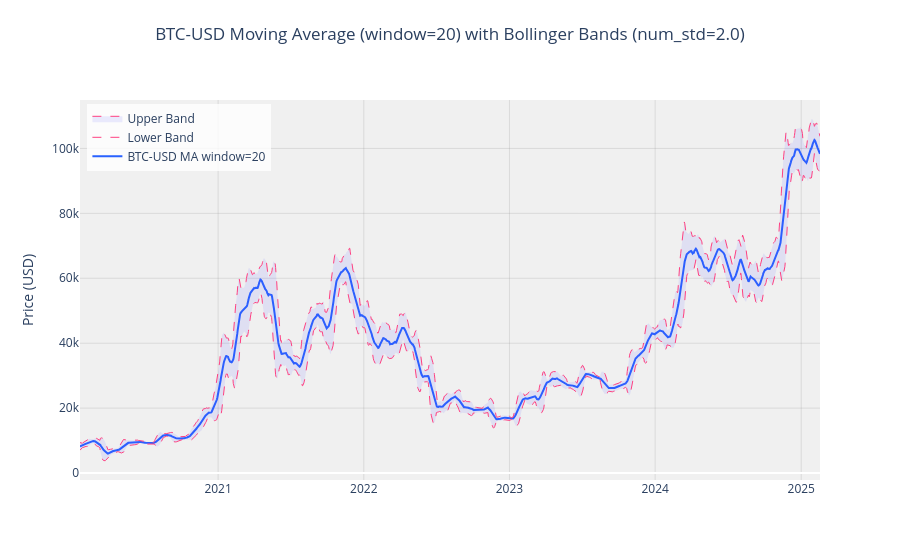

This figure's notebook cell:
### Code cell
btc.plot_SMA(window=20, bollinger_bands=True);

### Figure 1 — Plotly figure (JSON) as saved in the notebook; plotly's stock layout.template omitted (floating-point values rounded to 4 significant figures; data arrays with more than 128 entries replaced by an {"elided": "..."} marker saying what was removed)
{"data": [{"line": {"color": "#2962FF", "dash": "solid", "width": 2}, "name": "BTC-USD MA window=20", "type": "scatter", "x": {"elided": "1855 str values"}, "y": {"elided": "1855 float values"}}, {"line": {"color": "#FF4081", "dash": "dash", "width": 1}, "mode": "lines", "name": "Lower Band", "showlegend": true, "type": "scatter", "x": {"elided": "1855 str values"}, "y": {"elided": "1855 float values"}}, {"fill": "tonexty", "fillcolor": "rgba(68, 68, 255, 0.1)", "line": {"color": "#FF4081", "dash": "dash", "width": 1}, "mode": "lines", "name": "Upper Band", "showlegend": true, "type": "scatter", "x": {"elided": "1855 str values"}, "y": {"elided": "1855 float values"}}], "layout": {"hovermode": "x unified", "legend": {"bgcolor": "rgba(255,255,255,0.8)", "x": 0.01, "xanchor": "left", "y": 0.99, "yanchor": "top"}, "paper_bgcolor": "white", "plot_bgcolor": "rgba(240,240,240,0.95)", "title": {"text": "BTC-USD Moving Average (window=20) with Bollinger Bands (num_std=2.0)", "x": 0.5, "y": 0.95}, "xaxis": {"gridcolor": "rgba(128,128,128,0.2)", "gridwidth": 1, "showgrid": true, "title": {}}, "yaxis": {"gridcolor": "rgba(128,128,128,0.2)", "gridwidth": 1, "showgrid": true, "title": {"text": "Price (USD)"}}}}
